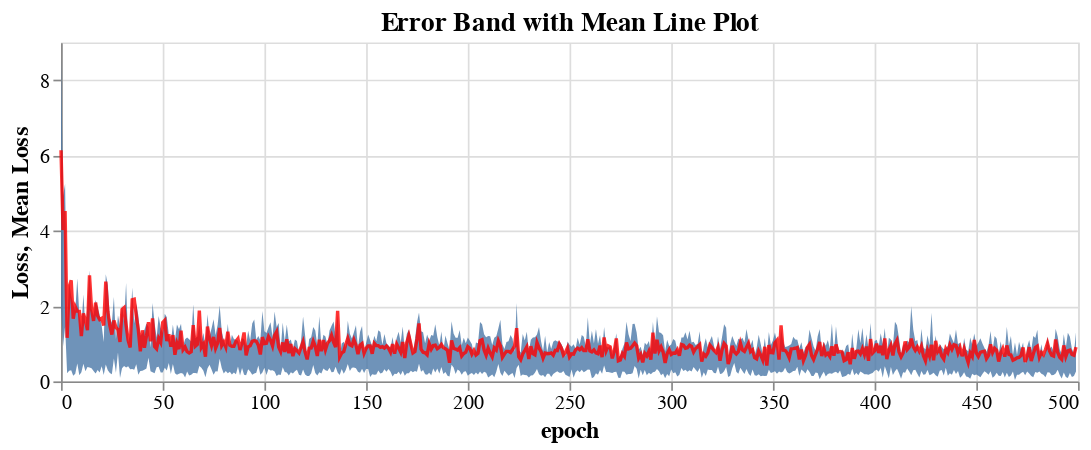

Write notebook code for a chart like this one.
### Markdown cell above
# Curva de aprendizado

### Code cell
import altair as alt

error_band = alt.Chart(db).mark_errorband(extent='iqr', opacity = 0.8).encode(
    x='epoch:Q',
    y=alt.Y('loss:Q', title='Loss'),
).properties(
    title='Error Band with Mean Line Plot',
    width=600,
    height=200
)

mean_line = alt.Chart(db).mark_line(color='red').encode(
    x='epoch:Q',
    y=alt.Y('mean(loss):Q', title='Mean Loss')
)

(error_band + mean_line).configure_mark(
    opacity=0.8
).configure_axis(
    labelFontSize=12,
    titleFontSize=14
).configure_title(
    fontSize=16
)

### Figure 1 — Vega-Lite specification as saved in the notebook (floating-point values rounded to 4 significant figures; data arrays with more than 128 entries replaced by an {"elided": "..."} marker saying what was removed)
{"config": {"view": {"continuousWidth": 300, "continuousHeight": 300}, "axis": {"labelFontSize": 12, "titleFontSize": 14}, "mark": {"opacity": 0.8}, "title": {"fontSize": 16}}, "layer": [{"mark": {"type": "errorband", "extent": "iqr", "opacity": 0.8}, "encoding": {"x": {"field": "epoch", "type": "quantitative"}, "y": {"field": "loss", "title": "Loss", "type": "quantitative"}}, "title": "Error Band with Mean Line Plot"}, {"mark": {"type": "line", "color": "red"}, "encoding": {"x": {"field": "epoch", "type": "quantitative"}, "y": {"aggregate": "mean", "field": "loss", "title": "Mean Loss", "type": "quantitative"}}}], "data": {"name": "data-1d06f7348f46e7be27adc32562f5afd8"}, "height": 200, "width": 600, "$schema": "https://vega.github.io/schema/vega-lite/v5.17.0.json", "datasets": {"data-1d06f7348f46e7be27adc32562f5afd8": {"elided": "31501 records"}}}
